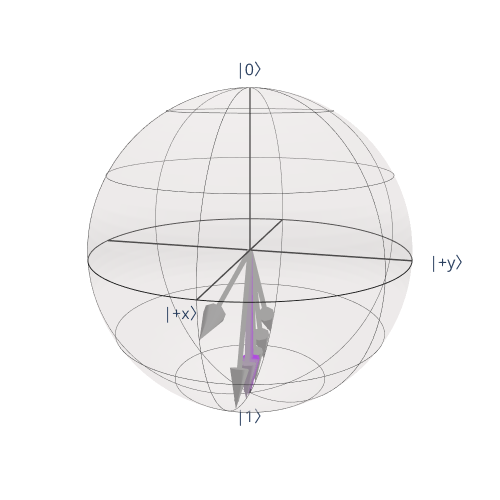

Notebook code cell kept with this figure:
### Code cell
#Representação gráfica 
cm = LinearSegmentedColormap.from_list('graypurple', ["#999999", "#AA00FF"])

vectors_color = [rgb2hex(cm(kk)) for kk in np.linspace(-1,1,len(callback_list))]

vectors = []

for item in callback_list:
    qubit = QuantumRegister(size=1, name="qubit")
    theta = ParameterVector(name=r"$\theta$", length=1)
    qc = QuantumCircuit(qubit)
    qc.ry(theta=theta[0], qubit=qubit)
    qc = qc.assign_parameters([item[0]])
    sv = Statevector(qc)
    vectors.append(sv)

bloch_sphere(vectors=vectors[:14], vectors_color=vectors_color, figsize=(500, 500))
